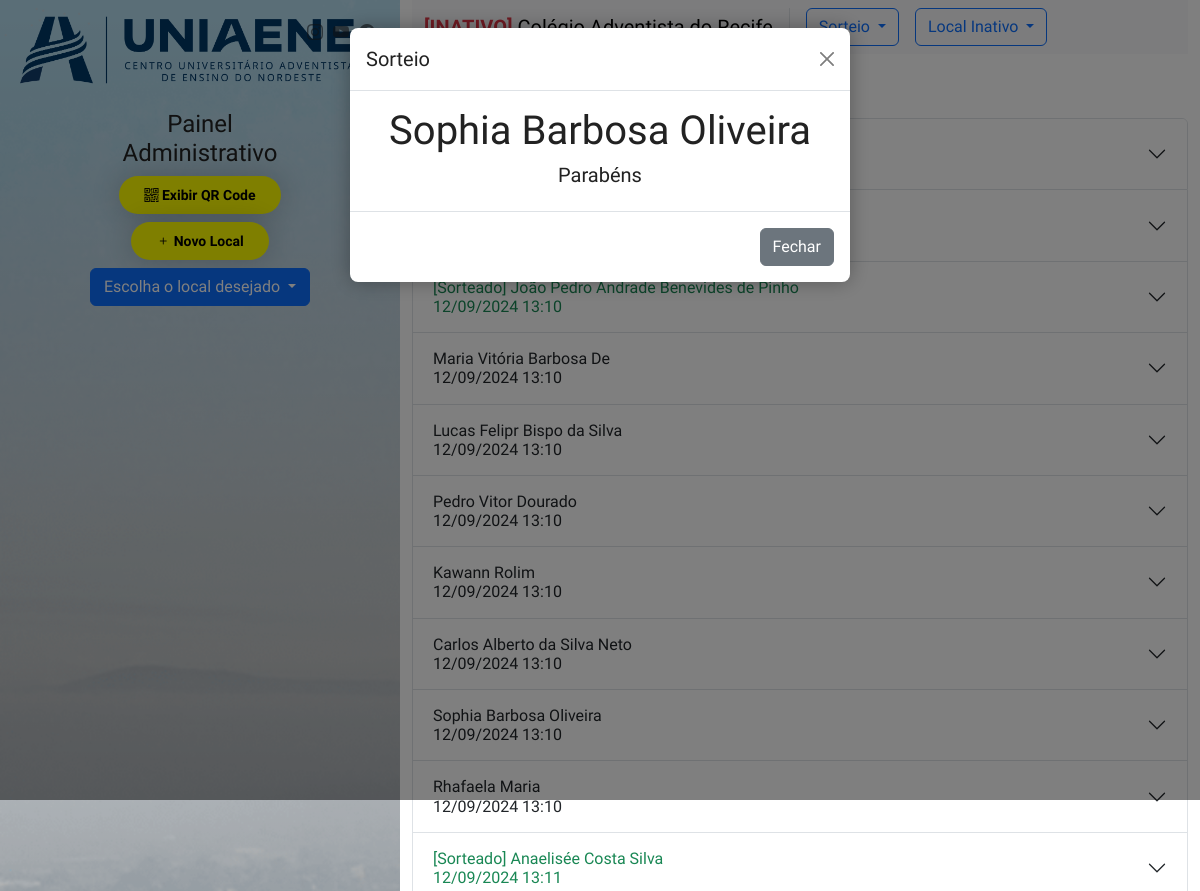
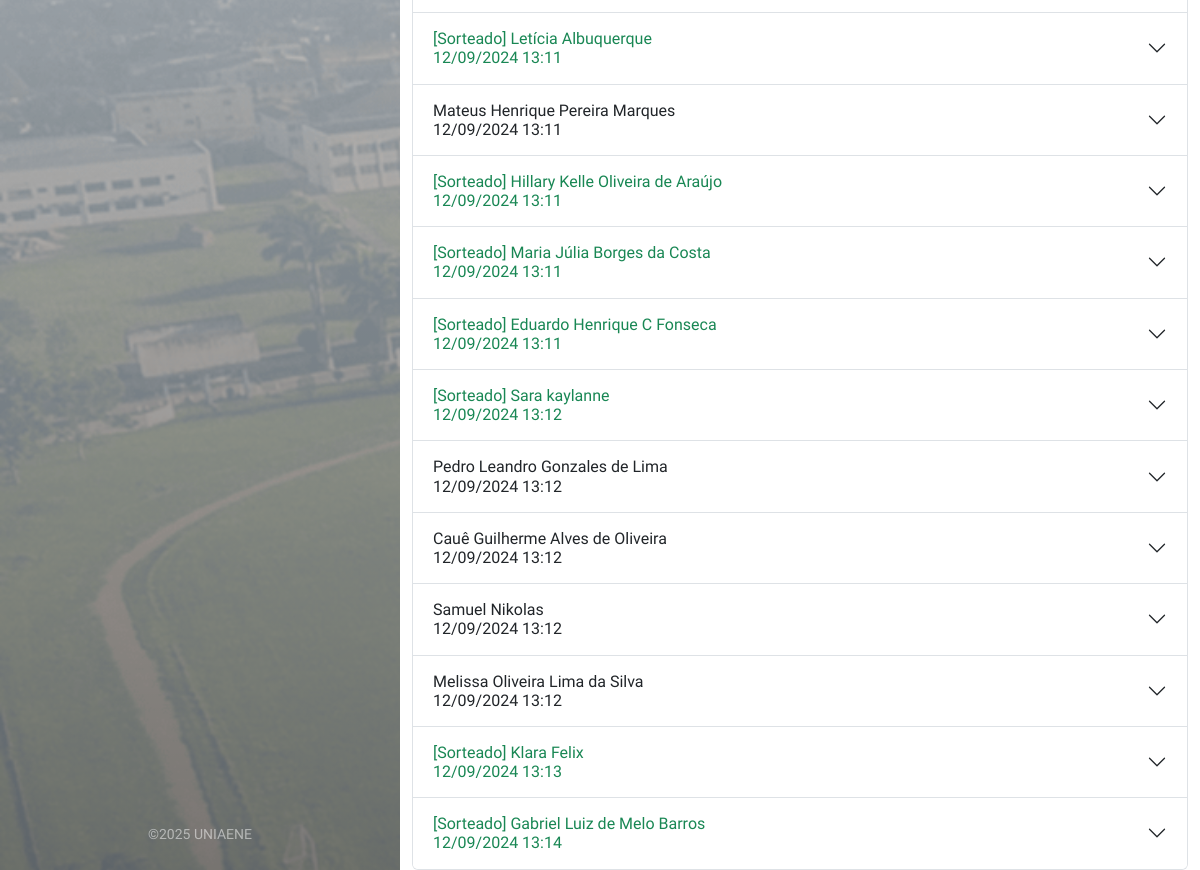
The app's page /admin/?local=5&toDraw=34 with its own data (2 pictures, top to bottom).
### tables this page shows
CREATE TABLE `locals` (
  `id` int(11) NOT NULL,
  `local` varchar(255) DEFAULT NULL,
  `status` tinyint(1) DEFAULT '1',
  `created_at` timestamp NULL DEFAULT CURRENT_TIMESTAMP
);

CREATE TABLE `registros_visitas` (
  `id` int(11) NOT NULL,
  `local` int(11) DEFAULT NULL,
  `fullname` varchar(255) DEFAULT NULL,
  `email` varchar(255) DEFAULT NULL,
  `whatsapp` varchar(20) DEFAULT NULL,
  `course` varchar(100) DEFAULT NULL,
  `chosen` int(11) DEFAULT NULL,
  `terms` tinyint(1) DEFAULT NULL,
  `created_at` timestamp NULL DEFAULT CURRENT_TIMESTAMP
);

### admin/index.php (the view, shortened to what this page needs)
<?php
$servername = "localhost";
$username = "adventis_visita";
$password = "UM2u+k]i&d(B";
$dbname = "adventis_visita";
if (!empty($_GET["local"])) {
    try {
        $conn = new PDO("mysql:host=$servername;dbname=$dbname", $username, $password);
        $conn->setAttribute(PDO::ATTR_ERRMODE, PDO::ERRMODE_EXCEPTION);
        $id = $_GET['local'];
        $sql = "SELECT * FROM locals WHERE id = :id";
        $stmt = $conn->prepare($sql);
        $stmt->bindParam(':id', $id, PDO::PARAM_INT);
        $stmt->execute();
        $local = $stmt->fetch(PDO::FETCH_OBJ);
        if ($local) {
            $sql = "SELECT * FROM registros_visitas WHERE local = :local";
            $stmt = $conn->prepare($sql);
            $stmt->bindParam(':local', $local->id, PDO::PARAM_INT);
            $stmt->execute();
            $persons = $stmt->fetchAll(PDO::FETCH_OBJ);
        }
        if (isset($_GET["toDraw"])) {
            if ($_GET["toDraw"] == 0) {
                $toDraw = false;
            } else {
                if (filter_var($_GET["toDraw"], FILTER_VALIDATE_INT) !== false) {
                    $sql = "SELECT * FROM registros_visitas WHERE id = :id";
                    $stmt = $conn->prepare($sql);
                    $stmt->bindParam(':id', $_GET["toDraw"], PDO::PARAM_INT);
                    $stmt->execute();
                    $toDraw = $stmt->fetch(PDO::FETCH_OBJ);
                }
            }
        }
    } catch (PDOException $e) {
        echo "Erro na conexão: " . $e->getMessage();
    }
}
?>
<!DOCTYPE html>
<html lang="pt-br">
<head>
    <link href="https://cdn.jsdelivr.net/npm/bootstrap@5.3.3/dist/css/bootstrap.min.css" rel="stylesheet">
    <link href="../css/menu.css" rel="stylesheet">
    <link href="../css/style.css" rel="stylesheet">
    <link href="../css/vendors.css" rel="stylesheet">
</head>
<body>
    <div class="container-fluid full-height">
        <div class="row row-height">
            <div class="col-lg-4 content-left image-left" style="overflow: inherit;">
                <div class="content-left-wrapper">
                    <a href="./" id="logo" class="d-none d-sm-block">
                        <img src="../assets/images/logo-azul.png" alt="" height="70">
                    </a>
                    <div id="social">
                        <ul>
                            <li><a href="https://www.instagram.com/uniaene" target="_blank"><i class="bi bi-instagram text-dark"></i></a></li>
                            <li><a href="https://www.youtube.com/channel/UC6GjhC0KktsGmiPtJ92mVdQ" target="_blank"><i class="bi bi-youtube text-dark"></i></a></li>
                            <li><a href="https://www.facebook.com/FaculdadeAdventista" target="_blank"><i class="bi bi-facebook text-dark"></i></a></li>
                        </ul>
                    </div>
                    <div class="<?= !empty($persons) ? "margin-top-persons" : "" ?>">
                        <h4>Painel Administrativo</h4>
                        <a href="javascript:void(0);" class="btn_1 rounded d-inline-block m-0 mb-2" style="background: yellow; color: black;" data-bs-toggle="modal" data-bs-target="#qrcode"><i class="bi bi-qr-code"></i> Exibir QR Code</a>
                        <a href="javascript:void(0);" class="btn_1 rounded d-inline-block m-0 mb-2" style="background: yellow; color: black;" data-bs-toggle="modal" data-bs-target="#createLocal"><i class="bi bi-plus"></i> Novo Local</a>
                        <div class="btn-group w-100 rounded">
                            <button type="button" class="btn btn-primary dropdown-toggle rounded" data-bs-toggle="dropdown" aria-expanded="false">
                                Escolha o local desejado
                            </button>
                        </div>
                    </div>
                    <div class="copy">©<?= date("Y") ?> UNIAENE</div>
                </div>
            </div>
            <div class="col-lg-8">
                <?php if (empty($local)): ?>
                    <div class="d-flex justify-content-center align-items-center vh-100">
                        <h5 class="text-center">Escolha o local para iniciar</h5>
                    </div>
                <?php else: ?>
                    <nav class="navbar navbar-expand-lg bg-body-tertiary">
                        <div class="container-fluid">
                            <a class="navbar-brand pe-3 border-end" href="#"><?= $local->status == 0 ? "<span class='text-danger fw-bold'>[INATIVO]</span>" : "" ?> <?= $local->local ?></a>
                            <div class="collapse navbar-collapse" id="navbarSupportedContent">
                                <ul class="navbar-nav me-auto mb-2 mb-lg-0">
                                    <li class="nav-item dropdown me-3">
                                        <a class="dropdown-toggle btn btn-outline-primary" href="javascript:void(0);" role="button" data-bs-toggle="dropdown" aria-expanded="false">
                                            Sorteio
                                        </a>
                                    </li>
                                    <li class="nav-item dropdown">
                                        <a class="dropdown-toggle btn btn-outline-primary" href="javascript:void(0);" role="button" data-bs-toggle="dropdown" aria-expanded="false">
                                            Local <?= $local->status == 1 ? "Ativo" : "Inativo" ?>
                                        </a>
                                    </li>
                                </ul>
                            </div>
                        </div>
                    </nav>
                    <h5 class="py-3">Inscritos ( <?= !empty($persons) ? count($persons) : 0 ?> )</h5>
                    <div class="accordion" id="accordionExample">
                        <?php foreach ($persons as $person): ?>
                            <div class="accordion-item">
                                <h2 class="accordion-header">
                                    <a href="javascript:void(0);" class="accordion-button collapsed <?= $person->chosen ? "text-success" : "" ?>" type="button" data-bs-toggle="collapse" data-bs-target="#person<?= $person->id ?>" aria-expanded="true" aria-controls="person<?= $person->id ?>">
                                        <?= $person->chosen ? "[Sorteado]" : "" ?> <?= $person->fullname ?><br>
                                        <?= (new DateTime($person->created_at))->format('d/m/Y H:i') ?>
                                    </a>
                                </h2>
                            </div>
                        <?php endforeach; ?>
                    </div>
                <?php endif; ?>
            </div>
        </div>
    </div>
    <div class="cd-overlay-nav">
    </div>
    <div class="cd-overlay-content">
    </div>
    <?php if (isset($toDraw)): ?>
        <div class="modal fade" id="toDraw" tabindex="-1" aria-labelledby="createLocal" aria-hidden="true">
            <div class="modal-dialog">
                <div class="modal-content">
                    <form action="./local/" method="post">
                        <div class="modal-header">
                            <h1 class="modal-title fs-5" id="exampleModalLabel">Sorteio</h1>
                            <button type="button" class="btn-close" data-bs-dismiss="modal" aria-label="Close"></button>
                        </div>
                        <div class="modal-body text-center">
                            <?php if ($toDraw): ?>
                                <h1><?= $toDraw->fullname ?></h1>
                                <h5>Parabéns</h5>
                            <?php else: ?>
                                <h5>Ninguém disponivel para o sorteio!</h5>
                            <?php endif; ?>
                        </div>
                        <div class="modal-footer">
                            <button type="button" class="btn btn-secondary" data-bs-dismiss="modal">Fechar</button>
                        </div>
                    </form>
                </div>
            </div>
        </div>
    <?php endif; ?>
</body>
</html>

### css/menu.css (style rules this page uses)
.cd-overlay-content, .cd-overlay-nav { position: fixed; top: 18px; right: 5%; height: 4px; width: 4px; -webkit-transform: translateX(-20px) translateY(20px); -moz-transform: translateX(-20px) translateY(20px); -ms-transform: translateX(-20px) translateY(20px); -o-transform: translateX(-20px) translateY(20px); transform: translateX(-20px) translateY(20px); }
.cd-overlay-nav { z-index: 2; }
.cd-overlay-content { z-index: 4; }

### css/style.css (style rules this page uses)
html, body { height: 100%; }
html * { -webkit-font-smoothing: antialiased; -moz-osx-font-smoothing: grayscale; }
body { background: #fff; font-size: 0.875rem; line-height: 1.4; font-family: "Work Sans", Arial, sans-serif; color: #555; }
h1, h2, h3, h4, h5, h6 { color: #222; }
ul, ol { list-style: none; margin: 0 0 25px 0; padding: 0; }
a { color: #434bdf; text-decoration: none; -moz-transition: all 0.3s ease-in-out; -o-transition: all 0.3s ease-in-out; -webkit-transition: all 0.3s ease-in-out; -ms-transition: all 0.3s ease-in-out; transition: all 0.3s ease-in-out; outline: none; }
a.btn_1, .btn_1 { border: none; color: #fff; background: #434bdf; outline: none; cursor: pointer; display: inline-block; text-decoration: none; padding: 12px 25px; color: #fff; font-weight: 600; text-align: center; line-height: 1; -moz-transition: all 0.3s ease-in-out; -o-transition: all 0.3s ease-in-out; -webkit-transition: all 0.3s ease-in-out; -ms-transition: all 0.3s ease-in-out; transition: all 0.3s ease-in-out; -webkit-border-radius: 3px; -moz-border-radius: 3px; -ms-border-radius: 3px; border-radius: 3px; font-size: 14px; font-size: 0.875rem; }
a.btn_1.rounded, .btn_1.rounded { -webkit-border-radius: 25px !important; -moz-border-radius: 25px !important; -ms-border-radius: 25px !important; border-radius: 25px !important; -webkit-box-shadow: 0px 0px 30px 0px rgba(0, 0, 0, 0.2); -moz-box-shadow: 0px 0px 30px 0px rgba(0, 0, 0, 0.2); box-shadow: 0px 0px 30px 0px rgba(0, 0, 0, 0.2); }
.row-height { height: 100vh; }
.content-left { background-color: #434bdf; padding: 0; }
.content-left-wrapper { display: flex; justify-content: center; align-items: center; text-align: center; height: 100%; min-height: 100%; padding: 60px 90px 35px 90px; background-color: #434bdf; color: #fff; text-align: center; position: relative; background: transparent; background: -webkit-linear-gradient(top, transparent, rgba(0, 0, 0, 0.5)); background: linear-gradient(to bottom, transparent, rgba(0, 0, 0, 0.5)); }
.image-left { background-repeat: no-repeat; background-size: cover; overflow: hidden; background-color: rgba(228, 235, 244, 0.9); background-image: url(../img/bg.png); background-blend-mode: overlay; }
.content-left-wrapper .btn_1 { margin: 25px 0 25px 0; }
a#logo { position: absolute; left: 20px; top: 15px; display: block; height: 35px; }
#social { position: absolute; top: 15px; right: 20px; }
#social ul { margin: 0; padding: 0; text-align: center; }
#social ul li { float: left; margin: 0 5px 10px 5px; list-style: none; }
#social ul li a { color: #fff; opacity: 0.6; text-align: center; line-height: 35px; display: block; font-size: 16px; font-size: 1rem; -moz-transition: all 0.3s ease-in-out; -o-transition: all 0.3s ease-in-out; -webkit-transition: all 0.3s ease-in-out; -ms-transition: all 0.3s ease-in-out; transition: all 0.3s ease-in-out; }
.copy { position: absolute; bottom: 25px; left: 0; width: 100%; opacity: 0.5; }
.modal-content { border: none; -webkit-box-shadow: 0px 0px 20px 0px rgba(0, 0, 0, 0.3); -moz-box-shadow: 0px 0px 20px 0px rgba(0, 0, 0, 0.3); box-shadow: 0px 0px 20px 0px rgba(0, 0, 0, 0.3); }

### admin/index.php (style rules this page uses)
.margin-top-persons { align-self: flex-start; margin-top: 50px; }

### records on screen
locals: local "Colégio Adventista do Recife"
registros_visitas: chosen "[Sorteado]", fullname "João Pedro Andrade Benevides de Pinho", created_at "12/09/2024 13:10"
registros_visitas: fullname "Maria Vitória Barbosa De", created_at "12/09/2024 13:10"
registros_visitas: fullname "Lucas Felipr Bispo da Silva", created_at "12/09/2024 13:10"
registros_visitas: fullname "Pedro Vitor Dourado", created_at "12/09/2024 13:10"
registros_visitas: fullname "Kawann Rolim", created_at "12/09/2024 13:10"
registros_visitas: fullname "Carlos Alberto da Silva Neto", created_at "12/09/2024 13:10"
registros_visitas: fullname "Sophia Barbosa Oliveira", created_at "12/09/2024 13:10"
registros_visitas: fullname "Rhafaela Maria", created_at "12/09/2024 13:10"
registros_visitas: chosen "[Sorteado]", fullname "Anaelisée Costa Silva", created_at "12/09/2024 13:11"
registros_visitas: chosen "[Sorteado]", fullname "Letícia Albuquerque", created_at "12/09/2024 13:11"
registros_visitas: fullname "Mateus Henrique Pereira Marques", created_at "12/09/2024 13:11"
registros_visitas: chosen "[Sorteado]", fullname "Hillary Kelle Oliveira de Araújo", created_at "12/09/2024 13:11"
registros_visitas: chosen "[Sorteado]", fullname "Maria Júlia Borges da Costa", created_at "12/09/2024 13:11"
registros_visitas: chosen "[Sorteado]", fullname "Eduardo Henrique C Fonseca", created_at "12/09/2024 13:11"
registros_visitas: chosen "[Sorteado]", fullname "Sara kaylanne", created_at "12/09/2024 13:12"
registros_visitas: fullname "Pedro Leandro Gonzales de Lima", created_at "12/09/2024 13:12"
registros_visitas: fullname "Cauê Guilherme Alves de Oliveira", created_at "12/09/2024 13:12"
registros_visitas: fullname "Samuel Nikolas", created_at "12/09/2024 13:12"
registros_visitas: fullname "Melissa Oliveira Lima da Silva", created_at "12/09/2024 13:12"
registros_visitas: chosen "[Sorteado]", fullname "Klara Felix", created_at "12/09/2024 13:13"
registros_visitas: chosen "[Sorteado]", fullname "Gabriel Luiz de Melo Barros", created_at "12/09/2024 13:14"
